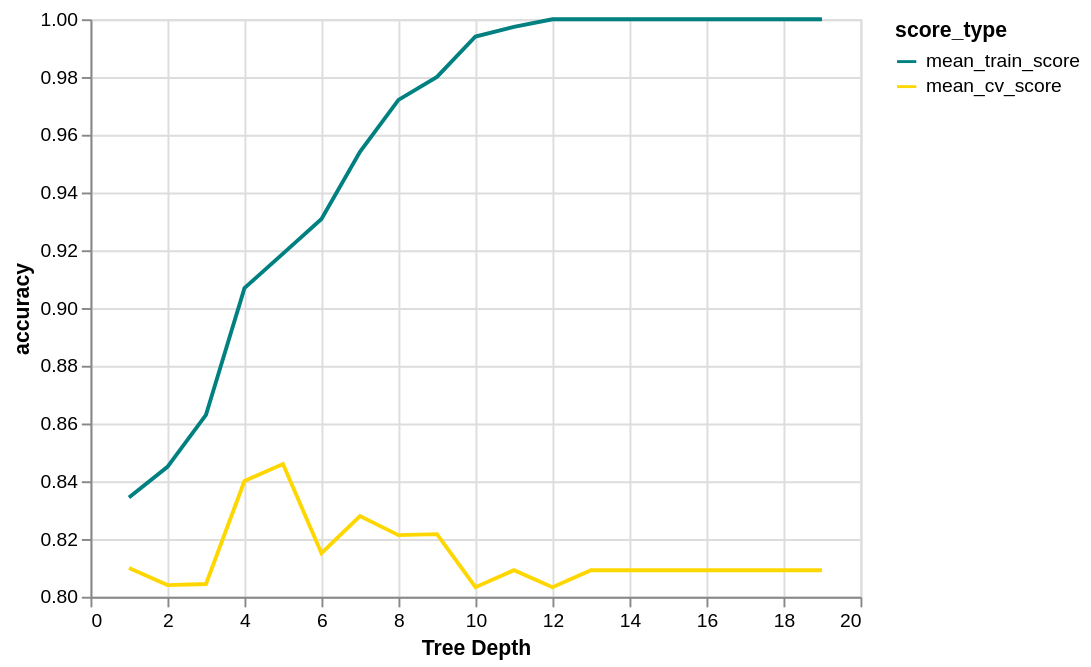

Source (Vega-Lite JSON):
### Vega-Lite specification from a JSON file in a GitHub repository (floating-point values rounded to 4 significant figures)
{"config": {"view": {"continuousWidth": 400, "continuousHeight": 300}}, "data": {"values": [{"depth": 1, "score_type": "mean_train_score", "accuracy": 0.8343}, {"depth": 2, "score_type": "mean_train_score", "accuracy": 0.845}, {"depth": 3, "score_type": "mean_train_score", "accuracy": 0.863}, {"depth": 4, "score_type": "mean_train_score", "accuracy": 0.9069}, {"depth": 5, "score_type": "mean_train_score", "accuracy": 0.9188}, {"depth": 6, "score_type": "mean_train_score", "accuracy": 0.9308}, {"depth": 7, "score_type": "mean_train_score", "accuracy": 0.9541}, {"depth": 8, "score_type": "mean_train_score", "accuracy": 0.9721}, {"depth": 9, "score_type": "mean_train_score", "accuracy": 0.98}, {"depth": 10, "score_type": "mean_train_score", "accuracy": 0.994}, {"depth": 11, "score_type": "mean_train_score", "accuracy": 0.9973}, {"depth": 12, "score_type": "mean_train_score", "accuracy": 1}, {"depth": 13, "score_type": "mean_train_score", "accuracy": 1}, {"depth": 14, "score_type": "mean_train_score", "accuracy": 1}, {"depth": 15, "score_type": "mean_train_score", "accuracy": 1}, {"depth": 16, "score_type": "mean_train_score", "accuracy": 1}, {"depth": 17, "score_type": "mean_train_score", "accuracy": 1}, {"depth": 18, "score_type": "mean_train_score", "accuracy": 1}, {"depth": 19, "score_type": "mean_train_score", "accuracy": 1}, {"depth": 1, "score_type": "mean_cv_score", "accuracy": 0.8099}, {"depth": 2, "score_type": "mean_cv_score", "accuracy": 0.804}, {"depth": 3, "score_type": "mean_cv_score", "accuracy": 0.8044}, {"depth": 4, "score_type": "mean_cv_score", "accuracy": 0.8401}, {"depth": 5, "score_type": "mean_cv_score", "accuracy": 0.846}, {"depth": 6, "score_type": "mean_cv_score", "accuracy": 0.8151}, {"depth": 7, "score_type": "mean_cv_score", "accuracy": 0.8279}, {"depth": 8, "score_type": "mean_cv_score", "accuracy": 0.8213}, {"depth": 9, "score_type": "mean_cv_score", "accuracy": 0.8217}, {"depth": 10, "score_type": "mean_cv_score", "accuracy": 0.8033}, {"depth": 11, "score_type": "mean_cv_score", "accuracy": 0.8092}, {"depth": 12, "score_type": "mean_cv_score", "accuracy": 0.8033}, {"depth": 13, "score_type": "mean_cv_score", "accuracy": 0.8092}, {"depth": 14, "score_type": "mean_cv_score", "accuracy": 0.8092}, {"depth": 15, "score_type": "mean_cv_score", "accuracy": 0.8092}, {"depth": 16, "score_type": "mean_cv_score", "accuracy": 0.8092}, {"depth": 17, "score_type": "mean_cv_score", "accuracy": 0.8092}, {"depth": 18, "score_type": "mean_cv_score", "accuracy": 0.8092}, {"depth": 19, "score_type": "mean_cv_score", "accuracy": 0.8092}]}, "mark": "line", "encoding": {"color": {"type": "nominal", "field": "score_type", "scale": {"domain": ["mean_train_score", "mean_cv_score"], "range": ["teal", "gold"]}}, "x": {"type": "quantitative", "axis": {"title": "Tree Depth"}, "field": "depth"}, "y": {"type": "quantitative", "field": "accuracy", "scale": {"zero": false}}}, "$schema": "https://vega.github.io/schema/vega-lite/v5.json", "datasets": {"data-285791de425a3c8a7f42e15d3945312b": [{"depth": 1, "score_type": "mean_train_score", "accuracy": 0.8343}, {"depth": 2, "score_type": "mean_train_score", "accuracy": 0.845}, {"depth": 3, "score_type": "mean_train_score", "accuracy": 0.863}, {"depth": 4, "score_type": "mean_train_score", "accuracy": 0.9069}, {"depth": 5, "score_type": "mean_train_score", "accuracy": 0.9188}, {"depth": 6, "score_type": "mean_train_score", "accuracy": 0.9308}, {"depth": 7, "score_type": "mean_train_score", "accuracy": 0.9541}, {"depth": 8, "score_type": "mean_train_score", "accuracy": 0.9721}, {"depth": 9, "score_type": "mean_train_score", "accuracy": 0.98}, {"depth": 10, "score_type": "mean_train_score", "accuracy": 0.994}, {"depth": 11, "score_type": "mean_train_score", "accuracy": 0.9973}, {"depth": 12, "score_type": "mean_train_score", "accuracy": 1}, {"depth": 13, "score_type": "mean_train_score", "accuracy": 1}, {"depth": 14, "score_type": "mean_train_score", "accuracy": 1}, {"depth": 15, "score_type": "mean_train_score", "accuracy": 1}, {"depth": 16, "score_type": "mean_train_score", "accuracy": 1}, {"depth": 17, "score_type": "mean_train_score", "accuracy": 1}, {"depth": 18, "score_type": "mean_train_score", "accuracy": 1}, {"depth": 19, "score_type": "mean_train_score", "accuracy": 1}, {"depth": 1, "score_type": "mean_cv_score", "accuracy": 0.8099}, {"depth": 2, "score_type": "mean_cv_score", "accuracy": 0.804}, {"depth": 3, "score_type": "mean_cv_score", "accuracy": 0.8044}, {"depth": 4, "score_type": "mean_cv_score", "accuracy": 0.8401}, {"depth": 5, "score_type": "mean_cv_score", "accuracy": 0.846}, {"depth": 6, "score_type": "mean_cv_score", "accuracy": 0.8151}, {"depth": 7, "score_type": "mean_cv_score", "accuracy": 0.8279}, {"depth": 8, "score_type": "mean_cv_score", "accuracy": 0.8213}, {"depth": 9, "score_type": "mean_cv_score", "accuracy": 0.8217}, {"depth": 10, "score_type": "mean_cv_score", "accuracy": 0.8033}, {"depth": 11, "score_type": "mean_cv_score", "accuracy": 0.8092}, {"depth": 12, "score_type": "mean_cv_score", "accuracy": 0.8033}, {"depth": 13, "score_type": "mean_cv_score", "accuracy": 0.8092}, {"depth": 14, "score_type": "mean_cv_score", "accuracy": 0.8092}, {"depth": 15, "score_type": "mean_cv_score", "accuracy": 0.8092}, {"depth": 16, "score_type": "mean_cv_score", "accuracy": 0.8092}, {"depth": 17, "score_type": "mean_cv_score", "accuracy": 0.8092}, {"depth": 18, "score_type": "mean_cv_score", "accuracy": 0.8092}, {"depth": 19, "score_type": "mean_cv_score", "accuracy": 0.8092}]}}
